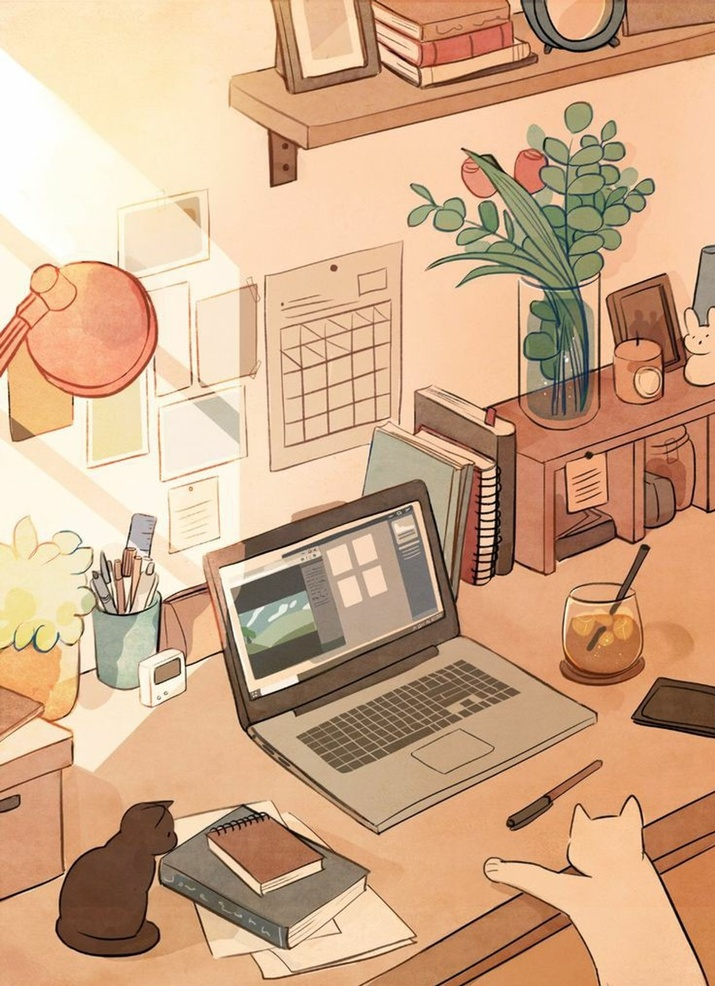
#> input picture test_images/desk.jpeg, 715 x 986 px, shrunk from 1470 x 2027 before the run
$ python main.py test_images/desk.jpeg
#> lines starting #> are read from the running program, lines starting #| are printed output that depends on the picture
### quadtree.py
"""
quadtree.py

Builds a complexity quadtree over an image.

Splitting stops when either:
    Max_depth is reached (fixed mode).
    Region complexity falls below threshold (adaptive mode).
    Region becomes too small to split further (min_size guard).
    Region is almost entirely transparent (bg_split_threshold).

Background masking: if an alpha channel is provided:
    Compexity scoring excludes transparent pixels so boundry regions
    aren't dragged down by easily-compressed background.
    Each node is tagged with background_ratio for use in stats/visualization
    bg_threshold controls classification (stats + overlay exclusion)
    bg_split_threshold controls early split stopping (performance only)
"""

from dataclasses import dataclass, field
from typing import Callable, Optional
import numpy as np

# Nodes with this fraction of transparent pixels are treated as background:
# excluded from stats, shown as grey in the overlay, and not split further.
BG_THRESHOLD = 0.95


# Data structure

@dataclass
class QuadNode:
    x: int # left edge (pixels)
    y: int # top edge (pixels)
    w: int # width (pixels)
    h: int # height (pixels)
    depth: int # 0 = root
    complexity: float # score in [0, 1]
    children: list = field(default_factory=list) # list[QuadNode], empty if leaf
    background_ratio: float = 0.0

    @property
    def is_leaf(self) -> bool:
        return len(self.children) == 0

    def all_leaves(self) -> list:
        """Return all leaf nodes in the subtree rooted here."""
        if self.is_leaf:
            return [self]
        leaves = []
        for child in self.children:
            leaves.extend(child.all_leaves())
        return leaves

    def all_nodes(self) -> list:
        """Return every node (internal + leaf) in the subtree."""
        nodes = [self]
        for child in self.children:
            nodes.extend(child.all_nodes())
        return nodes


# Builder

class QuadTree:
    """
    Builds a complexity quadtree over a numpy image array.

    Args:
        scorer:             Callable(np.ndarray) -> float, see complexity.py
        max_depth:          Maximum split depth. None = unlimited (adaptive only).
        threshold:          Stop splitting when complexity < threshold.
                            None = always split to max_depth.
        min_size:           Minimum region side length in pixels (guard against
                            splitting into sub_pixel regions).
    """

    def __init__(
        self,
        scorer: Callable[[np.ndarray], float],
        max_depth: Optional[int] = 6,
        threshold: Optional[float] = None,
        min_size: int = 8,
    ):
        self.scorer = scorer
        self.max_depth = max_depth
        self.threshold = threshold
        self.min_size = min_size

    def build(self, image: np.ndarray, alpha: Optional[np.ndarray] = None) -> QuadNode:
        """
        Build the quadtree for the given image.

        Args:
            image:  numpy array (H, W) or (H, W, C), dtype uint8
            alpha:  optional numpy array (H, W) unit8, 0=transparent 255=opaque.
                    If provided, each node is tagged with background_ratio.

        Returns:
            Root QuadNode
        """
        h, w = image.shape[:2]
        bg_ratio = self._bg_ratio(alpha, 0, 0, w, h) if alpha is not None else 0.0
        mask = self._make_mask(alpha, 0, 0, w, h) if alpha is not None else None
        root_complexity = self.scorer(image, mask)
        root = QuadNode(x=0, y=0, w=w, h=h, depth=0, complexity=root_complexity, background_ratio=bg_ratio)
        self._split(root, image, alpha)
        return root

    # [4 lines left out: function _bg_ratio, not called in this run]

    def _make_mask(self, alpha: np.ndarray, x: int, y: int, w: int, h: int) -> np.ndarray:
        """Boolean mask (H, W), True where pixel is opaque (alpha >= 128)."""
        return alpha[y:y+h, x:x+w] >= 128

    def _score_region(self, region: np.ndarray, mask: np.ndarray) -> float:
        """
        Score a region using only opaque pixels.
        Strips the alpha channel if present so it does not corrupt the score.
        If no opaque pixels exist, return 0.
        """
        # Drop alpha channel, score only RGB data
        if region.ndim == 3 and region.shape[2] == 4:
            region = region[:, :, :3]
        if mask is not None and mask.sum() == 0:
            return 0.0
        return self.scorer(region, mask)

    def _split(self, node: QuadNode, image: np.ndarray, alpha: Optional[np.ndarray] = None) -> None:
        """Recursively split a node if stopping condition aren't met."""

        # Stopping conditions

        # Too small to split
        if node.w < self.min_size * 2 or node.h < self.min_size * 2:
            return

        # Max depth reached
        if self.max_depth is not None and node.depth >= self.max_depth:
            return

        # Complexity below threshold (adaptive)
        if self.threshold is not None and node.complexity < self.threshold:
            return

        # Background, don't split nearly-transparent regions
        if node.background_ratio >= BG_THRESHOLD:
            return

        # Split into four quadrants
        half_w = node.w // 2
        half_h = node.h // 2

        quadrants = [
            (node.x,            node.y,             half_w,             half_h),            # top left
            (node.x + half_w,   node.y,             node.w - half_w,    half_h),            # top right
            (node.x,            node.y + half_h,    half_w,             node.h - half_h),   # bottom left
            (node.x + half_w,   node.y + half_h,    node.w - half_w,    node.h - half_h)    # bottom right
        ]

        for(x, y, w, h) in quadrants:
            if w <= 0 or h <= 0:
                continue

            region = image[y:y+h, x:x+w]
            bg_ratio = self._bg_ratio(alpha, x, y, w, h) if alpha is not None else 0.0
            mask = self._make_mask(alpha, x, y, w, h) if alpha is not None else None
            complexity = self._score_region(region, mask)

            child = QuadNode(x=x, y=y, w=w, h=h, depth=node.depth + 1, complexity=complexity, background_ratio=bg_ratio)
            node.children.append(child)
            self._split(child, image, alpha)


# Convenience stats

def tree_stats(root: QuadNode) -> dict:
    """
    Return summary statistics for a built quadtree.
    Background nodes (background_ratio >= BG_THRESHOLD) are excluded from
    complexity statistics.
    """
    all_leaves = root.all_leaves()
    subject_leaves = [n for n in all_leaves if n.background_ratio < BG_THRESHOLD]

    if not subject_leaves:
        # Fallback if entire image is transparent
        subject_leaves = all_leaves

    complexities = [n.complexity for n in subject_leaves]
    depths = [n.depth for n in subject_leaves]

    return {
        "total_nodes":              len(root.all_nodes()),
        "leaf_count":               len(all_leaves),
        "subject_leaf_count":       len(subject_leaves),
        "background_leaf_count":    len(all_leaves) - len(subject_leaves),
        "max_depth_reached":        max(depths),
        "mean_leaf_complexity":     float(np.mean(complexities)),
        "std_leaf_complexity":      float(np.std(complexities)),
        "min_leaf_complexity":      float(np.min(complexities)),
        "max_leaf_complexity":      float(np.max(complexities)),
    }

### complexity.py
"""
complexity.py

Scoring algorithms for image region complexity.

Two methods:
    1. Shannon entropy: fast, based on pixel value distribution
    2. Compression ratio: slower, captures repetition (fixes A+A problem)

Both return a float in [0, 1] where 1 = maximally complex
"""

import zlib
import numpy as np


# Shannon Entropy

def shannon_entropy(region: np.ndarray, mask: np.ndarray = None) -> float:
    """
    Compute normalized Shannon entropy of pixel values in a region.

    Treats each channel independently then averages, so RGB images
    are handled naturally.

    Args:
        region: numpy array of shape (H, W) or (H, W, C), dtype uint8
        mask:   optional boolean array (H, W), True = include pixel.
                If provided, only opaque pixels contribute to the score.


    Returns:
        Float in [0, 1]. 0 = perfectly uniform, 1 = maximally random.
    """
    if region.size == 0:
        return 0.0

    if region.ndim == 2:
        channels = [region]
    else:
        channels = [region[:, :, c] for c in range(region.shape[2])]

    entropies = []
    for channel in channels:
        if mask is not None:
            pixels = channel[mask]
        else:
            pixels = channel.flatten()

        if pixels.size == 0:
            entropies.append(0.0)
            continue

        # Count occurrences of each pixel value (0-255)
        counts = np.bincount(pixels, minlength=256)
        probs = counts / counts.sum()

        # Shannon entropy: -sum(p * log2(p)), max is log2(256) = 8 bits
        safe_log = np.where(probs > 0, np.log2(np.where(probs > 0, probs, 1)), 0)
        entropy = -np.sum(probs * safe_log)
        entropies.append(entropy / 8.0) # normalize to [0, 1]

    return float(np.mean(entropies))


# Compression Ratio

# [37 lines left out: function compression_entropy, not called in this run]


# Scorer factory

SCORERS = {
    "shannon": shannon_entropy,
    "compression": compression_entropy
}

def get_scorer(method: str):
    """
    Return a scoring function by name

    Args:
        method: "shannon" or "compression"

    Returns:
        Callable(np.ndarray) -> float
    """
    if method not in SCORERS:
        raise ValueError(f"Unknown method '{method}'. Choose from: {list(SCORERS.keys())}")
    return SCORERS[method]

### visualizer.py
"""
visualizer.py

Renders the complexity quadtree as an overlay on the original image.

Each leaf node is drawn as a rectangle colored by its complexity score
using a heatmap colormap (blue = low complexity, red = high complexity).
Internal node boundries are optionally drawn as thin lines.
"""

import numpy as np
from PIL import Image, ImageDraw
from quadtree import QuadNode


# Colormap

def complexity_to_color(complexity:float, alpha:int=100) -> tuple:
    """
    Map a complexity score in [0, 1] to an RGBA color.

    Low complexity  -> cool blue
    Mid complexity  -> green/yellow
    High complexity -> hot red

    Args:
        complexity: float in [0, 1]
        alpha: opacity of the overlay (0=transparent, 255=opaque)

    Returns:
        (R, G, B, A) tuple
    """
    # Simple blue -> cyan -> green -> yellow -> red gradient
    t = max(0.0, min(1.0, complexity))

    if t < 0.25:
        s = t / 0.25
        r, g, b = 0, int(s * 128), int(200 + s * 55)
    elif t < 0.5:
        s = (t - 0.25) / 0.25
        r, g, b = 0, int(128 + s * 127), int(255 - s * 255)
    elif t < 0.75:
        s = (t - 0.5) / 0.25
        r, g, b = int(s * 255), int(255 - s * 128), 0
    else:
        s = (t - 0.75) / 0.25
        r, g, b = 255, int(127 - s * 127), 0

    return (r, g, b, alpha)


# Overlay renderer

def render_overlay(
    image: np.ndarray,
    root: QuadNode,
    alpha: np.ndarray = None,
    fill_alpha: int = 120,
    border_color: tuple = (255, 255, 255),
    border_width: int = 1,
    show_borders: bool = True,
    bg_threshold: float = 0.5
) -> Image.Image:
    """
    Render the quadtree complexity overlay on top of the original image.

    Subject nodes are colored by complexity score.
    Background nodes (background_ratio >= bg_threshold) are skipped entirely
    (no fill, no outline) so transparent regions appear as the original
    composited image without any heatmap overlay.

    Args:
        image:          numpy array (H, W, C) uint8, RGB
        root:           root QuadNode from QuadTree.build()
        fill_alpha:     opacity of the complexity color filll (0-255)
        border_color:   RGBA color for quadrant borders
        border_width:   pixel width of borders
        show_borders:   whether to draw borders lines between quadrants
        bg_threshold:   nodes with background_ratio >= this are skipped

    Returns:
        PIL image in RGBA mode with overlay applied
    """
    base = Image.fromarray(image).convert("RGBA")
    if alpha is not None:
        base.putalpha(Image.fromarray(alpha))

    overlay = Image.new("RGBA", base.size, (0, 0, 0, 0))
    draw = ImageDraw.Draw(overlay)

    # leaves = root.all_leaves()

    for node in root.all_leaves():
        if node.w <= 0 or node.h <= 0:
            continue

        if node.background_ratio >= bg_threshold:
            draw.rectangle(
                [node.x, node.y, node.x + node.w - 1, node.y + node.h - 1],
                fill=(128, 128, 128, 80),
                outline=(100, 100, 100, 120) if show_borders else None,
                width=border_width
            )
            continue

        r, g, b, _ = complexity_to_color(node.complexity, alpha=255)
        fill = (r, g, b, fill_alpha)
        outline = border_color + (220,) if show_borders else None

        draw.rectangle(
            [node.x, node.y, node.x + node.w - 1, node.y + node.h - 1],
            fill = fill,
            outline = outline,
            width = border_width
        )

    # Composite overlay onto base, alpha_composite respects both layers' alpha
    return Image.alpha_composite(base, overlay)


# Legend

def render_legend(height:int = 30, width:int = 300) -> Image.Image:
    """
    Render a horizontal colorbar legend showing low -> high complexity.

    Returns:
        PIL Image (RGB)
    """
    legend = Image.new("RGB", (width, height + 20), (30, 30, 30))
    draw = ImageDraw.Draw(legend)

    for x in range(width):
        t = x / (width - 1)
        r, g, b, _ = complexity_to_color(t, alpha=255)
        draw.line([(x, 0), (x, height - 1)], fill=(r, g, b))

    draw.text((2, height + 2),          "Low",  fill=(200, 200, 200))
    draw.text((width - 26, height + 2), "High", fill=(200, 200, 200))

    return legend


# Save helper

def save_result(
    image: np.ndarray,
    root: QuadNode,
    output_path: str,
    alpha: np.ndarray = None,
    fill_alpha: int = 120,
    show_borders: bool = True,
    include_legend: bool = True,
    bg_threshold: float = 0.5
) -> None:
    """
    Render and save the overlay image to disk.

    Args:
        image:          numpy array (H, W, C) uint8 RGB
        root:           built QuadNode root
        output_path:    file path to save (e.g. "output.png")
        fill_alpha:     opacity of complexity fill
        show_borders:   draw quadrant borders
        include_legend: append a colorbar legend below the image
        bg_threshold:   nodes with background_ratio >= this are skipped
    """
    result = render_overlay(
        image, root,
        alpha=alpha,
        fill_alpha=fill_alpha,
        show_borders=show_borders,
        bg_threshold=bg_threshold
    )

    if include_legend:
        legend = render_legend(width=result.width)

        result_rgb = Image.new("RGB", result.size, (255, 255, 255))
        result_rgb.paste(result, mask=result.split()[3])

        combined = Image.new("RGB", (result.width, result.height + legend.height))
        combined.paste(result, (0, 0))
        combined.paste(legend, (0, result.height))
        combined.save(output_path)
    else:
        result.save(output_path)

    print(f"Saved: {output_path}")

### main.py
"""
main.py

CLI entry point for the entropy visualizer.

Usage examples:

    # Shannon entropy, fixed depth 5, overlay on image
    python main.py photo.jpg --method shannon --max-depth 5

    # Compression entropy, adaptive splitting at threshold 0.3
    python main.py photo.jpg --method compression --threshold 0.3

    # Both stopping conditions active
    python main.py photo.jpg -method compression --max-depth 6 --threshold 0.2

    # Save to custom path, no legend
    python main.py photo.jpg -o result.png --no-legend
"""

import argparse
import numpy as np
from PIL import Image

from complexity import get_scorer
from quadtree import QuadTree, tree_stats
from visualizer import save_result


def parse_args():
    parser = argparse.ArgumentParser(
        description="Visualize image complexity as a quadtree display"
    )
    parser.add_argument("image", help="Path to input image file")
    parser.add_argument(
        "-0", "--output",
        default=None,
        help="Output file path  (default: <input>_entropy.png)"
    )
    parser.add_argument(
        "--method",
        choices=["shannon", "compression"],
        default="shannon",
        help="Complexity scoring method (default: shannon)"
    )
    parser.add_argument(
        "--max-depth",
        type=int,
        default=6,
        help="Maximum quadtree depth. Set to 0 to disable (adaptive only). Default: 6"
    )
    parser.add_argument(
        "--threshold",
        type=float,
        default=None,
        help="Adaptive threshold: stop splitting below this complexity. Default: off"
    )
    parser.add_argument(
        "--min-size",
        type=int,
        default=8,
        help="Minimum region side length in pixels. Default: 8"
    )
    parser.add_argument(
        "--alpha",
        type=int,
        default=120,
        help="Overlay opacity 0-255. Default: 120"
    )
    parser.add_argument(
        "--no-borders",
        action="store_true",
        help="Hide quadrant border lines"
    )
    parser.add_argument(
        "--no-legend",
        action="store_true",
        help="Omit the colorbar legend"
    )
    return parser.parse_args()

def load_image(path: str) -> np.ndarray:
    """
    Load image, preserving transparency.

    For RGBA images the full RGBA array is returned so transparent regions
    remain transparent in the output. The alpha channel is also returned
    separately for background masking and complexity scoring.

    Returns:
        image_array: (H, W, 4) RGBA or (H, W, 3) RGB uint8 numpy array
        alpha:       (H, W) uint8 array, or None if no alpha channel
        img:         PIL Image (for width/height reporting)
    """
    img = Image.open(path)
    alpha = None

    if img.mode in ("RGBA", "LA") or (img.mode == "P" and "transparency" in img.info):
        img = img.convert("RGBA")
        alpha = np.array(img.split()[3])
        image_array = np.array(img)
    else:
        img = img.convert("RGB")
        image_array = np.array(img)

    return image_array, alpha, img

def main():
    args = parse_args()

    # Load image
    image_array, alpha, img = load_image(args.image)
#> in load_image, img is the input picture: PIL image 715x986 RGB; mean R, G, B 207.1, 169.3, 136.2
    print(f"Image: {args.image} ({img.width}x{img.height})")
#| Image: test_images/desk.jpeg (715x986)
    print(f"Alpha channel: {'yes' if alpha is not None else 'no'}")
#| Alpha channel: no

    # Configure scorer
    scorer = get_scorer(args.method)
    print(f"Method: {args.method}")

    # Configure quadtree
    max_depth = args.max_depth if args.max_depth > 0 else None
    print(f"Max depth: {max_depth or 'unlimited'}")
    print(f"Threshold: {args.threshold or 'off'}")

    qt = QuadTree(
        scorer = scorer,
        max_depth = max_depth,
        threshold = args.threshold,
        min_size = args.min_size,
    )

    # Build tree
    print("Building quadtree...")
    root = qt.build(image_array, alpha=alpha)
#> in shannon_entropy, `channels = [region[:, :, c] for c in range(region.shape[2])]`: channels = 3 items
#> the loop in shannon_entropy, `for channel in channels:` made 3 passes
#> entropy on passes 1 to 3: 6.81, 7.58, 7.68
#> after the loop in shannon_entropy, `for channel in channels:`: entropies = [0.852, 0.948, 0.96]
#> in build, `root_complexity = self.scorer(image, mask)`: root_complexity = 0.92
#> the loop in _split, `for(x, y, w, h) in quadrants:` made 4 passes
#> complexity on pass 1: 0.409
#> pass 1, in _split, `region = image[y:y+h, x:x+w]`:
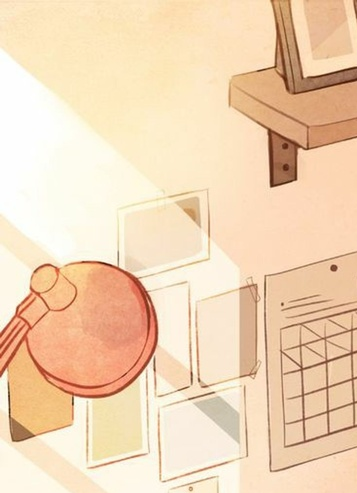
#> region: shape (493, 357, 3); mean R, G, B 241.9, 213.2, 181.8
#> pass 1, in _split (call 2), `region = image[y:y+h, x:x+w]`:
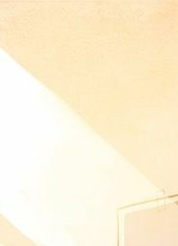
#> region: shape (246, 178, 3); mean R, G, B 253.1, 241.2, 214.1
#> pass 1, in _split (call 3), `region = image[y:y+h, x:x+w]`:
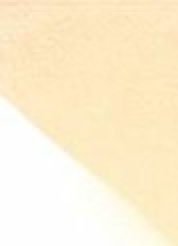
#> region: shape (123, 89, 3) (shown 2 times larger); mean R, G, B 253.1, 239.1, 209.7
#> pass 1, in _split (call 4), `region = image[y:y+h, x:x+w]`:
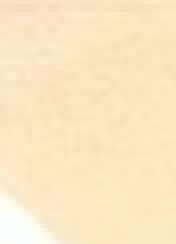
#> region: shape (61, 44, 3) (shown 4 times larger); mean R, G, B 252.5, 232.3, 194.7
#> after the loop in _split, `for(x, y, w, h) in quadrants:`:
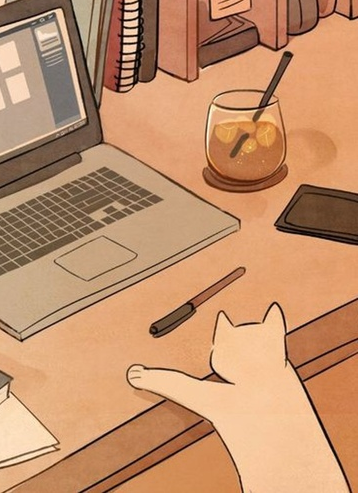
#> region: shape (493, 358, 3); mean R, G, B 194, 144.2, 107

    # Print stats
    stats = tree_stats(root)
#> the loop in all_leaves, `for child in self.children:` made 4 passes
#> the loop in all_nodes, `for child in self.children:` made 4 passes
    print("\nQuadtree Stats (subject only):")
    for k, v in stats.items():
        print(f"{k}: {v:.4f}" if isinstance(v, float) else f"{k}: {v}")
#> this loop made 9 passes
#> (k, v) on passes 1 to 8: ('total_nodes', 5461), ('leaf_count', 4096), ('subject_leaf_count', 4096), ('background_leaf_count', 0), ('max_depth_reached', 6), ('mean_leaf_complexity', 0.52), ('std_leaf_complexity', 0.177), ('min_leaf_complexity', 0)
#> (printed output is left out)
    print()

    # Render and save
    output_path = args.output or args.image.rsplit(".", 1)[0] + "_entropy.png"
    save_result(
        image = image_array,
        root = root,
        output_path = output_path,
        fill_alpha = args.alpha,
        show_borders = not args.no_borders,
        include_legend = not args.no_legend
    )
#> in render_overlay, `return Image.alpha_composite(base, overlay)`:
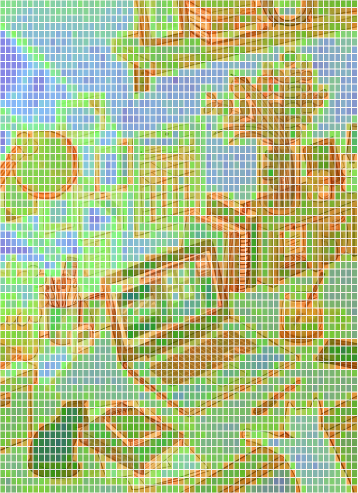
#> returned value: PIL image 715x986 RGBA (shown at 1/2 size); mean R, G, B, A 178.1, 192.9, 140.2, 255
#> in save_result, `combined.paste(legend, (0, result.height))`:
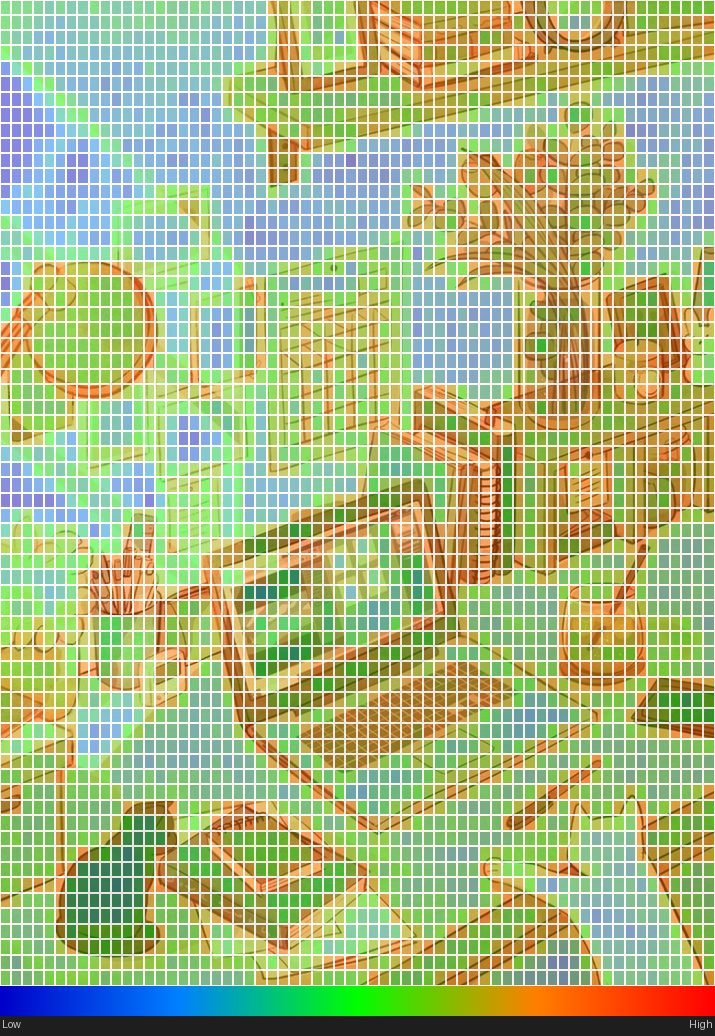
#> combined: PIL image 715x1036 RGB; mean R, G, B 172.9, 187.8, 136.6


if __name__ == "__main__":
    main()
